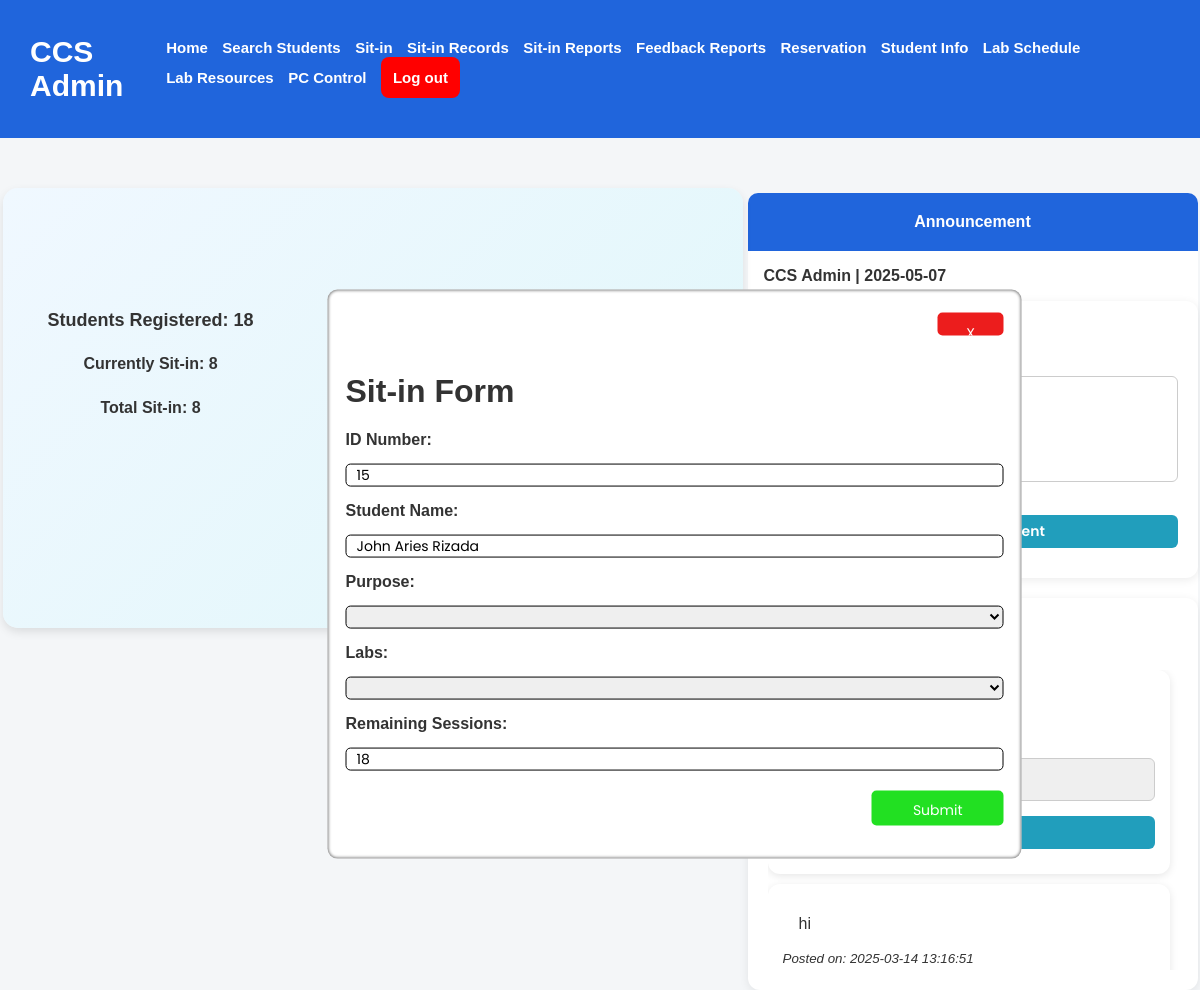
Page /admindashboard.php?idnum=15 on the earlier database version.
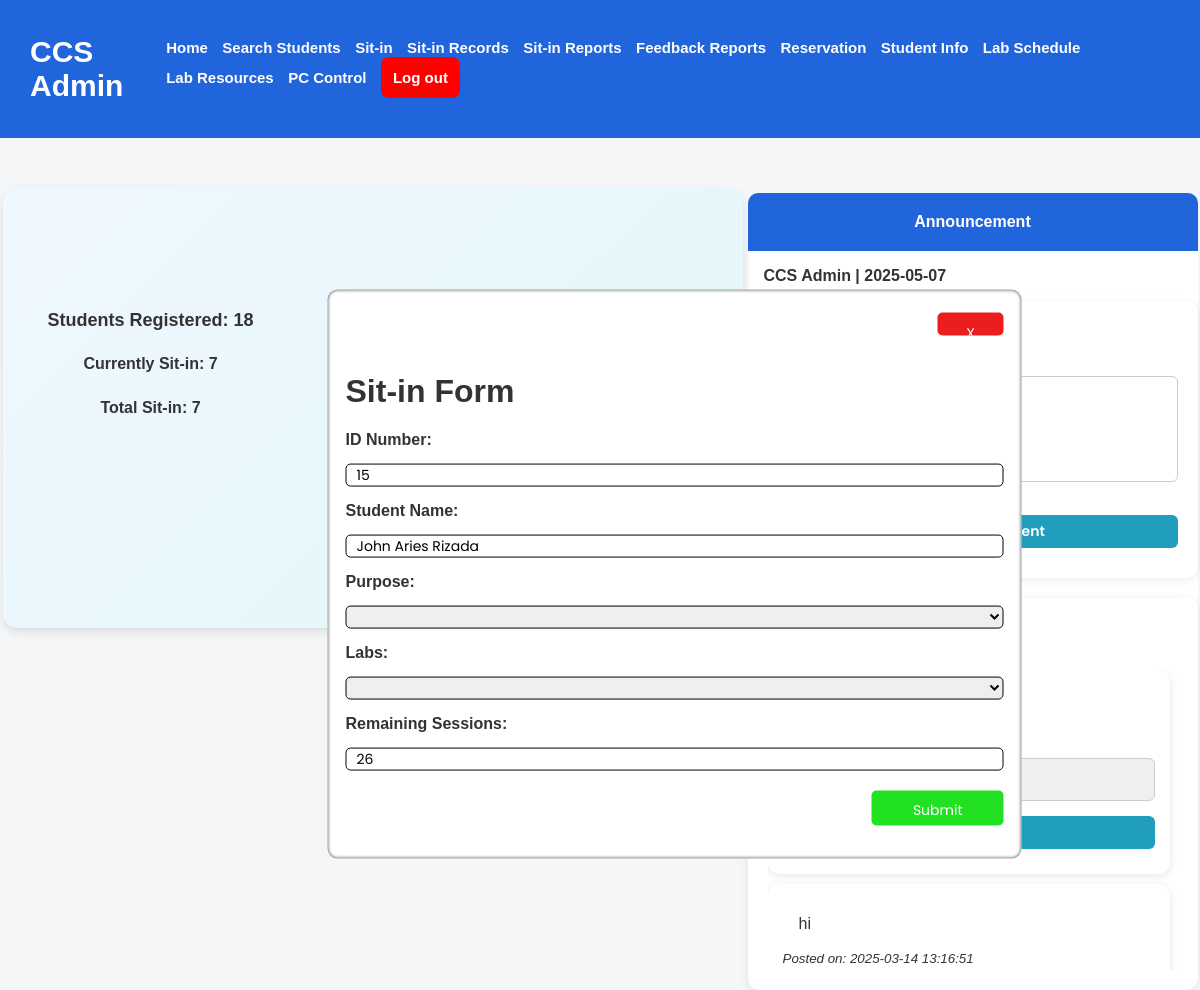
Same page on the later database version.
### tables this page shows
CREATE TABLE `userstbl` (
  `idno` int(11) NOT NULL,
  `lastname` varchar(255) NOT NULL,
  `firstname` varchar(255) NOT NULL,
  `middlename` varchar(255) NOT NULL,
  `email` varchar(255) NOT NULL,
  `course` varchar(255) NOT NULL,
  `level` int(11) NOT NULL,
  `password` varchar(255) NOT NULL,
  `sessions` int(11) NOT NULL DEFAULT 30,
  `labs` varchar(255) DEFAULT NULL,
  `purpose` varchar(255) DEFAULT NULL,
  `date_login` date DEFAULT NULL,
  `login_date` time DEFAULT NULL,
  `status` varchar(255) DEFAULT NULL,
  `points` int(11) DEFAULT 0,
  `claimed_rewards` int(11) DEFAULT 0
);

### admindashboard.php (the view, shortened to what the changed rows need)
<?php
    include('db.php');
    $queryTotalStudents = "SELECT idno, count(*) as total_students FROM userstbl";
    $resultTotalStudents = mysqli_query($connection, $queryTotalStudents);
    $rowTotalStudents = mysqli_fetch_assoc($resultTotalStudents);
    $totalStudents = $rowTotalStudents['total_students'];
if(isset($_GET['idnum'])) {
    $idno = $_GET['idnum'];
    $query = "SELECT * FROM userstbl WHERE idno = '$idno'";
    $result = mysqli_query($connection, $query);
    if(mysqli_num_rows($result) > 0) {
        $row = mysqli_fetch_assoc($result);
        $idno = $row['idno'];
        $firstname = $row['firstname'];
        $lastname = $row['lastname'];
        $sessions = $row['sessions'];
    } else {
        echo "<script>alert('ID not found!'); window.location.href='admindashboard.php';</script>";
        exit();
    }
}
?>
<!DOCTYPE html>
<html lang="en">
<head>
    <link rel="stylesheet" href="assets/styles.css?v=<?php echo time(); ?>">
</head>
<body>
<nav>
    <h1>CCS Admin</h1>
</nav>
<div class="modal-container-reservation" id="sit-in" style="display:none">
    <div class="modal-content-reservation">
        <form action="sit-in-db.php" method="post">
            <div class="reservation-btn" id="reservation-btn">
                <input onclick="reservationClosebtn()" type="button" value="X">
            </div>
            <h1>Sit-in Form</h1>
                    <label>ID Number:</label>
                    <input type="idno" readonly value="<?php echo htmlspecialchars($idno);?>">
                    <label>Student Name: </label>
                    <input type="text" readonly value="<?php echo htmlspecialchars($firstname . ' ' . $lastname); ?>">
                    <label>Purpose: </label>
                    <select name="purpose">
                        <option value="C Programming">C Programming</option>
                    </select>
                    <label>Labs: </label>
                    <select name="labs">
                        <option value="524">524</option>
                    </select>
                    <label>Remaining Sessions: </label>
                    <input type="number" readonly value="<?php echo htmlspecialchars($sessions)?>">
                    <div class="sit-in-closebtn">
                        <input type="submit" name="sit-in" vaue="Submit">
                    </div>
        </form>
    </div>
</div>
    <div class="pie-announcement-container">
    <div id="piechart-container" style="position: relative;">
        <div id="piechart"></div>
        <div style="position: absolute; top: 30%; left: 20%; transform: translate(-50%, -50%); font-size: 18px; font-weight: bold;">
            Students Registered: <?php echo $totalStudents; ?>
        </div>
        <div style="position: absolute; top: 40%; left: 20%; transform: translate(-50%, -50%); font-size: 16px; font-weight: bold;">
            Currently Sit-in: <?php echo $_SESSION['totalstudents']; ?>
        </div>
        <div style="position: absolute; top: 50%; left: 20%; transform: translate(-50%, -50%); font-size: 16px; font-weight: bold;">
            Total Sit-in: <?php echo $_SESSION['totalstudents']; ?>
        </div>
    </div>
</div>
</body>
</html>

Differences in the rows shown:
changed userstbl "15": sessions "18" → "26"
Other differences:
$_SESSION['totalstudents']: "8" → "7"
